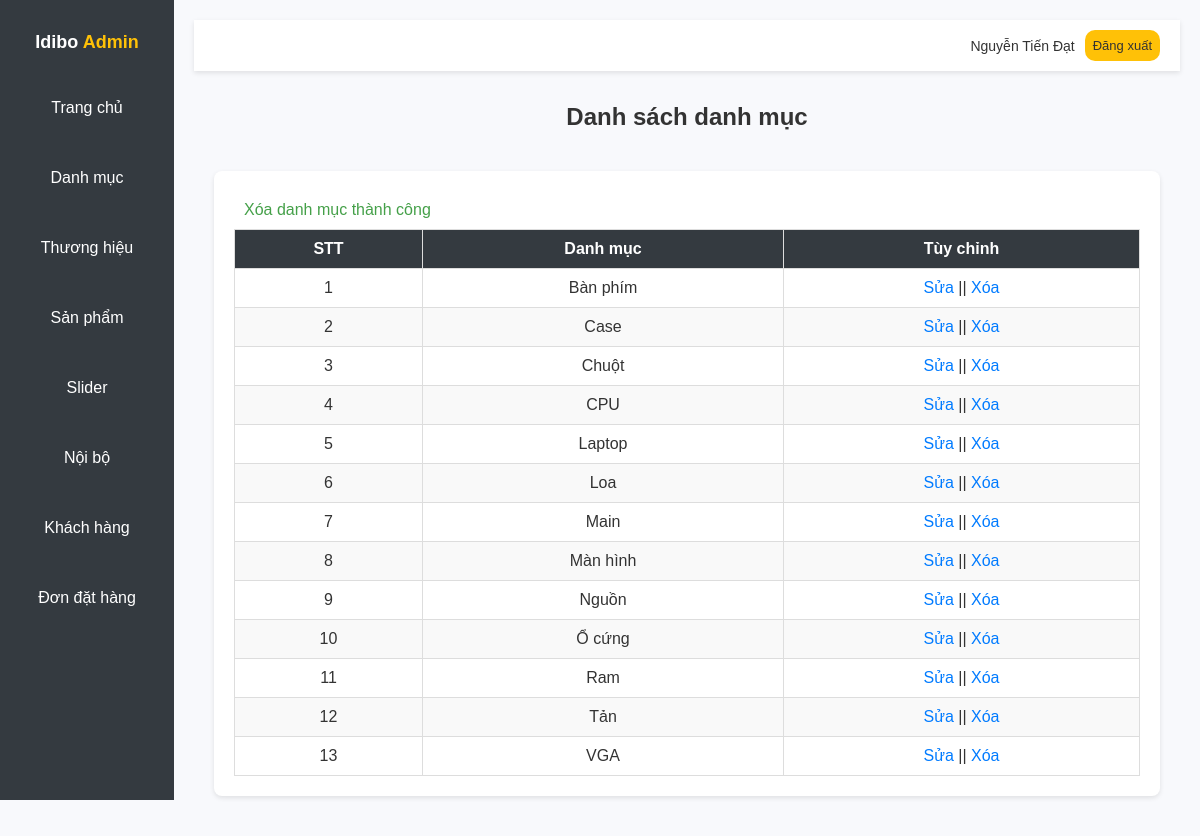
The app's page /admin/catlist.php?delid=16 (signed in), older data.
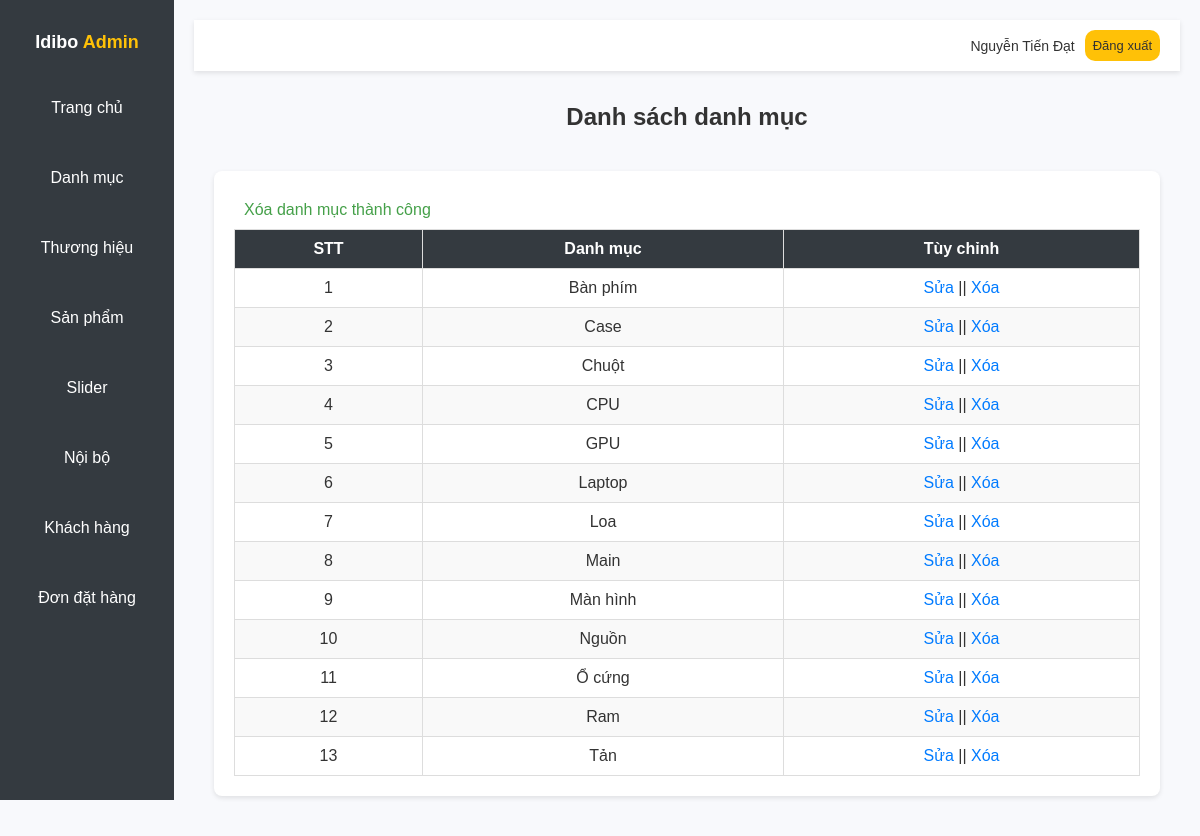
The same page, newer data.
### tables this page shows
CREATE TABLE `tbl_category` (
  `catId` int(11) NOT NULL,
  `catName` varchar(255) NOT NULL
);

### lib/database.php (called while the page is built, shortened)
<?php
    class Database {
        public $host    = DB_HOST;
        public $user    = DB_USER;
        public $pass    = DB_PASS;
        public $dbname  = DB_NAME;
        public $link;
        private function connectDB() {
            $this->link = new mysqli($this->host, $this->user,
                                     $this->pass, $this->dbname);
        }
        public function select($query) {
            $result = $this->link->query($query) or
                die($this->link->error . __LINE__);
            if ($result->num_rows > 0) {
                return $result;
            } else {
                return false;
            }
        }
        public function delete($query) {
            $delete_row = $this->link->query($query) or
                die($this->link->error . __LINE__);
            if ($delete_row) {
                return $delete_row;
            } else {
                return false;
            }
        }
    }
?>

### admin/catlist.php (the view)
<?php
  include 'inc/header.php';
  include '../classes/category.php'
?>
<?php
  $cat = new category();
  if (isset($_GET['delid'])) {
      $id = $_GET['delid'];
      $delCat = $cat->del_category($id);
  }
?>
<link rel="stylesheet" href="css/catlist.css">
<h1 class="dashboard-title">Danh sách danh mục</h1>
<div class="category-list-wrapper">
  <div class="category-box">
    <div class="noti">
      <?php
        if(isset($delCat)){
          echo $delCat;
        }
      ?>
    </div>
    <div class="table-wrapper">
      <table class="category-table" id="category-table">
        <thead>
          <tr>
            <th>STT</th>
            <th>Danh mục</th>
            <th>Tùy chỉnh</th>
          </tr>
        </thead>
        <tbody>
          <?php
            $show_cate = $cat->show_category();
            if ($show_cate) {
              $i = 0;
              while($result = $show_cate->fetch_assoc()) {
                $i++;
          ?>
          <tr class="category-row">
            <td><?php echo $i ?></td>
            <td><?php echo $result['catName'] ?></td>
            <td>
              <a href="catedit.php?catid=<?php echo $result['catId']; ?>" class="action-link">Sửa</a>
              ||
              <a href="?delid=<?php echo $result['catId']; ?>" class="action-link confirmable" data-message="Bạn có muốn xóa danh mục này?">Xóa</a>
            </td>
          </tr>
          <?php
              }
            }
          ?>
        </tbody>
      </table>
    </div>
  </div>
</div>
<?php
  include 'inc/footer.php';
?>

Row changes from the older to the newer data that the page shows:
changed tbl_category: catName "VGA" → "GPU"; moves up the list
